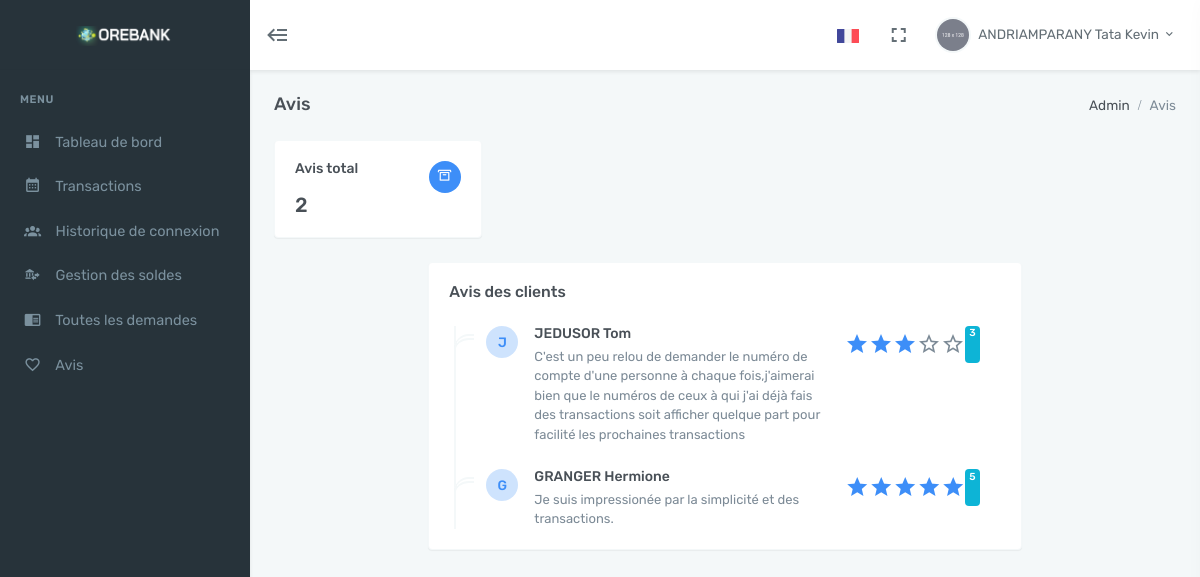
Page /admin/dist/manage_feedback.php (signed in) on the committed database.
### tables this page shows
CREATE TABLE `tbl_feedback` (
  `feedback_id` int(10) NOT NULL,
  `account_no` int(9) NOT NULL,
  `feedback` varchar(1000) NOT NULL,
  `hearts` int(6) DEFAULT NULL,
  `time` datetime NOT NULL
);

CREATE TABLE `tbl_customer` (
  `account_no` int(9) NOT NULL,
  `full_name` char(100) NOT NULL,
  `gender` char(10) NOT NULL,
  `birth_date` date NOT NULL,
  `mobile` char(15) NOT NULL,
  `email` char(100) NOT NULL
);

### admin/dist/manage_feedback.php (the view, shortened to what this page needs)
<?php
    include('connect.php');
    if(isset($_SESSION["s_admin_id"]))
    {
        $Admin_id = $_SESSION["s_admin_id"];
        $query_admin = "SELECT * FROM tbl_admin WHERE admin_id=$Admin_id";
        $result_admin = mysqli_query($con, $query_admin);
        $row_admin_detail = mysqli_fetch_array($result_admin);
        $query_for_no_of_feedback = "SELECT * FROM tbl_feedback";
        $result_no_of_feedback = mysqli_query($con,$query_for_no_of_feedback);
        $no_of_feedback = mysqli_num_rows($result_no_of_feedback);
    } else {
        header("location:http://localhost/online-banking/admin/dist/auth-login.php");
    }
?>
<!doctype html>
<html lang="en">
    <head>
        <link href="assets/libs/slick-slider/slick/slick.css" rel="stylesheet" type="text/css" />
        <link href="assets/libs/slick-slider/slick/slick-theme.css" rel="stylesheet" type="text/css" />
        <link href="assets/libs/jqvmap/jqvmap.min.css" rel="stylesheet" />
        <link href="assets/css/bootstrap.min.css" rel="stylesheet" type="text/css" />
        <link href="assets/css/icons.min.css" rel="stylesheet" type="text/css" />
        <link href="assets/css/app.min.css" rel="stylesheet" type="text/css" />
            <link href="assets/libs/bootstrap-rating/bootstrap-rating.css" rel="stylesheet" type="text/css" />
    </head>
    <body data-sidebar="dark">
        <div id="layout-wrapper">
            <header id="page-topbar">
                <div class="navbar-header">
                    <div class="d-flex">
                        <div class="navbar-brand-box">
                            <a href="index.php" class="logo logo-light">
                                <span class="logo-lg">
                                    <img src="assets/images/orebank.png" alt="logo" height="20">
                                </span>
                            </a>
                        </div>
                        <button type="button" class="btn btn-sm px-3 font-size-24 header-item waves-effect" id="vertical-menu-btn">
                            <i class="mdi mdi-backburger"></i>
                        </button>
                    </div>
                    <div class="d-flex">
                        <div class="dropdown d-inline-block">
                            <button type="button" class="btn header-item waves-effect" id="page-header-flag-dropdown"
                                data-toggle="dropdown" aria-haspopup="true" aria-expanded="false">
                                <img class="" src="assets/images/flags/french.jpg" alt="Header Language" height="14">
                            </button>
                        </div>
                        <div class="dropdown d-none d-lg-inline-block ml-1">
                            <button type="button" class="btn header-item noti-icon waves-effect" data-toggle="fullscreen">
                                <i class="mdi mdi-fullscreen"></i>
                            </button>
                        </div>
                        <div class="dropdown d-inline-block">
                            <button type="button" class="btn header-item waves-effect" id="page-header-user-dropdown"
                                data-toggle="dropdown" aria-haspopup="true" aria-expanded="false">
                                <img class="rounded-circle header-profile-user" src="assets/images/users/avatar-1.jpg"
                                    alt="Header Avatar">
                                <span class="d-none d-sm-inline-block ml-1"><?php echo $row_admin_detail["full_name"]?></span>
                                <i class="mdi mdi-chevron-down d-none d-sm-inline-block"></i>
                            </button>
                        </div>
                    </div>
                </div>
            </header>
            <div class="vertical-menu">
                <div data-simplebar class="h-100">
                    <div id="sidebar-menu">
                        <ul class="metismenu list-unstyled" id="side-menu">
                            <li class="menu-title">Menu</li>
                            <li>
                                <a href="index.php" class="waves-effect">
                                    <i class="mdi mdi-view-dashboard"></i>
                                    <span>Tableau de bord</span>
                                </a>
                            </li>
                            <li>
                                <a href="transaction.php" class=" waves-effect">
                                    <i class="mdi mdi-calendar-month"></i>
                                    <span>Transactions</span>
                                </a>
                            </li>
                            <li>
                                <a href="login_history.php" class="waves-effect">
                                    <i class="mdi mdi-account-group"></i>
                                    <span>Historique de connexion</span>
                                </a>
                            </li>
                            <li>
                                <a href="manage_balance.php" class="waves-effect">
                                    <i class="mdi mdi-bank-transfer"></i>
                                    <span>Gestion des soldes</span>
                                </a>
                            </li>
                            <li>
                                <a href="view_requests.php" class="waves-effect">
                                    <i class="mdi mdi-book-open"></i>
                                    <span>Toutes les demandes</span>
                                </a>
                            </li>
                            <li>
                                <a href="manage_feedback.php" class="waves-effect">
                                    <i class="mdi mdi-heart-outline"></i>
                                    <span>Avis</span>
                                </a>
                            </li>
                    </div>
                </div>
            </div>
            <div class="main-content">
                <div class="page-content">
                    <div class="container-fluid">
                        <div class="row">
                            <div class="col-12">
                                <div class="page-title-box d-flex align-items-center justify-content-between">
                                    <h4 class="mb-0 font-size-18">Avis</h4>
                                    <div class="page-title-right">
                                        <ol class="breadcrumb m-0">
                                            <li class="breadcrumb-item"><a href="javascript: void(0);">Admin</a></li>
                                            <li class="breadcrumb-item active">Avis</li>
                                        </ol>
                                    </div>
                                </div>
                            </div>
                        </div>
                        <div class="row">
                            <div class="col-sm-6 col-xl-3">
                                <div class="card">
                                    <div class="card-body">
                                        <div class="media">
                                            <div class="media-body">
                                                <h5 class="font-size-14">Avis total</h5>
                                            </div>
                                            <div class="avatar-xs">
                                                <span class="avatar-title rounded-circle bg-primary">
                                                    <i class="dripicons-box"></i>
                                                </span>
                                            </div>
                                        </div>
                                        <h4 class="m-0 align-self-center"><?php echo $no_of_feedback ?></h4>
                                    </div>
                                </div>
                            </div>
                        </div>
                        <div class="row">
                        <div class="col-xl-2">
                        </div>
                        <div class="col-xl-8">
                                <div class="card">
                                    <div class="card-body">
                                        <h4 class="header-title mb-4">Avis des clients</h4>
                                        <ul class="verti-timeline list-unstyled mb-0" data-simplebar style="max-height: 440px;">
                                            <?php
                                                    $query_for_feedbacks = "SELECT * FROM tbl_feedback ORDER BY time DESC ";
                                                    $request_result = mysqli_query($con,$query_for_feedbacks);
                                                    while($row = mysqli_fetch_array($request_result)) {
                                                        $from_account = $row['account_no'];
                                                        $query_for_from_account = "SELECT full_name FROM tbl_customer WHERE account_no=$from_account";
                                                        $result_ben_name = mysqli_query($con, $query_for_from_account);
                                                        $full_name = mysqli_fetch_array($result_ben_name)[0];
                                                        if ($row['hearts'] == null)
                                                        {
                                                            $rating = '';
                                                        }
                                                        else
                                                        {
                                                           $rating = '<div class="btn-toolbar justify-content-md-end" role="toolbar">
                                                    <div class="btn-group ml-md-2 mb-3 mr-3">
                                                        <input type="hidden" class="rating" data-filled="mdi mdi-star text-primary" data-empty="mdi mdi-star-outline text-muted" data-readonly value="'.$row['hearts'].'"/>
                                                    </div>
                                                    </div>';
                                                        }
                                                        echo '
                                                            <li class="event-list">
                                                <div class="media">
                                                    <div class="avatar-xs mr-3">
                                                        <span class="avatar-title rounded-circle bg-soft-primary text-primary">
                                                            '.$full_name[0].'
                                                        </span>
                                                    </div>
                                                    <div class="media-body">
                                                        <h5 class="font-size-14 mb-1">'.$full_name.'</h5>
                                                        <p class="text-muted mb-0 font-size-13">'.$row['feedback'].'</p>
                                                    </div>
                                                    '.$rating.'
                                                </div>
                                            </li>
                                                        ';
                                                    }
                                            ?>
                                        </ul>
                                    </div>
                                </div>
                            </div>
                            </div>
                    </div>
                </div>
            </div>
        </div>
    </body>
</html>

### rows in the picture
tbl_feedback: tbl_customer.full_name "J", tbl_customer.full_name "JEDUSOR Tom", feedback "C'est un peu relou de demander le numéro de compte d'une personne à chaque fois,j'aimerai bien que le numéros de ceux à qui j'ai déjà fais des transactions soit afficher quelque part pour facilité les prochaines transactions"
tbl_feedback: tbl_customer.full_name "G", tbl_customer.full_name "GRANGER Hermione", feedback "Je suis impressionée par la simplicité et des transactions."

### other values in the picture
$row_admin_detail["full_name"] "ANDRIAMPARANY Tata Kevin"
$no_of_feedback "2"
